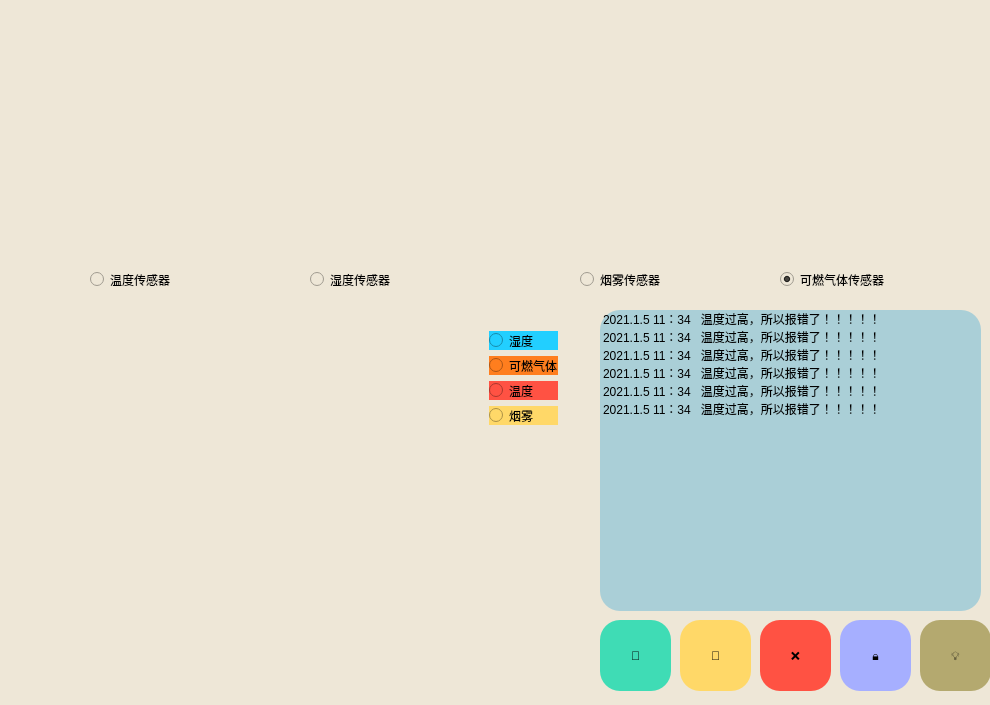
<?xml version="1.0" encoding="UTF-8"?>
<ui version="4.0">
 <class>Widget</class>
 <widget class="QWidget" name="Widget">
  <property name="geometry">
   <rect>
    <x>0</x>
    <y>0</y>
    <width>990</width>
    <height>705</height>
   </rect>
  </property>
  <property name="minimumSize">
   <size>
    <width>990</width>
    <height>705</height>
   </size>
  </property>
  <property name="maximumSize">
   <size>
    <width>990</width>
    <height>705</height>
   </size>
  </property>
  <property name="windowTitle">
   <string>我是你爸爸</string>
  </property>
  <property name="windowIcon">
   <iconset>
    <normaloff>:/new/prefix1/img/Baocuo1.jpg</normaloff>:/new/prefix1/img/Baocuo1.jpg</iconset>
  </property>
  <property name="styleSheet">
   <string notr="true">background-color: rgb(235, 220, 217);
background-color: qconicalgradient(cx:0.5, cy:0.5, angle:0, stop:0 rgba(35, 40, 3, 255), stop:0.16 rgba(136, 106, 22, 255), stop:0.225 rgba(166, 140, 41, 255), stop:0.285 rgba(204, 181, 74, 255), stop:0.345 rgba(235, 219, 102, 255), stop:0.415 rgba(245, 236, 112, 255), stop:0.52 rgba(209, 190, 76, 255), stop:0.57 rgba(187, 156, 51, 255), stop:0.635 rgba(168, 142, 42, 255), stop:0.695 rgba(202, 174, 68, 255), stop:0.75 rgba(218, 202, 86, 255), stop:0.815 rgba(208, 187, 73, 255), stop:0.88 rgba(187, 156, 51, 255), stop:0.935 rgba(137, 108, 26, 255), stop:1 rgba(35, 40, 3, 255));
background-color: rgb(238, 231, 215);
border-radius:20px;</string>
  </property>
  <widget class="QWidget" name="horizontalLayoutWidget">
   <property name="geometry">
    <rect>
     <x>10</x>
     <y>30</y>
     <width>971</width>
     <height>231</height>
    </rect>
   </property>
   <layout class="QHBoxLayout" name="horizontalLayout"/>
  </widget>
  <widget class="QListWidget" name="listWidget">
   <property name="geometry">
    <rect>
     <x>600</x>
     <y>310</y>
     <width>381</width>
     <height>301</height>
    </rect>
   </property>
   <property name="styleSheet">
    <string notr="true">background-color: rgb(170, 207, 215);

border-radius:20px;</string>
   </property>
   <item>
    <property name="text">
     <string>2021.1.5 11：34   温度过高，所以报错了！！！！！</string>
    </property>
    <property name="foreground">
     <brush brushstyle="NoBrush">
      <color alpha="255">
       <red>255</red>
       <green>255</green>
       <blue>255</blue>
      </color>
     </brush>
    </property>
   </item>
   <item>
    <property name="text">
     <string>2021.1.5 11：34   温度过高，所以报错了！！！！！</string>
    </property>
   </item>
   <item>
    <property name="text">
     <string>2021.1.5 11：34   温度过高，所以报错了！！！！！</string>
    </property>
    <property name="background">
     <brush brushstyle="NoBrush">
      <color alpha="255">
       <red>12</red>
       <green>0</green>
       <blue>2</blue>
      </color>
     </brush>
    </property>
    <property name="foreground">
     <brush brushstyle="NoBrush">
      <color alpha="255">
       <red>255</red>
       <green>126</green>
       <blue>30</blue>
      </color>
     </brush>
    </property>
   </item>
   <item>
    <property name="text">
     <string>2021.1.5 11：34   温度过高，所以报错了！！！！！</string>
    </property>
   </item>
   <item>
    <property name="text">
     <string>2021.1.5 11：34   温度过高，所以报错了！！！！！</string>
    </property>
   </item>
   <item>
    <property name="text">
     <string>2021.1.5 11：34   温度过高，所以报错了！！！！！</string>
    </property>
   </item>
  </widget>
  <widget class="QPushButton" name="pushButton">
   <property name="geometry">
    <rect>
     <x>600</x>
     <y>620</y>
     <width>71</width>
     <height>71</height>
    </rect>
   </property>
   <property name="mouseTracking">
    <bool>true</bool>
   </property>
   <property name="styleSheet">
    <string notr="true">background-color:rgb(63, 220, 181);

border-radius:20px;</string>
   </property>
   <property name="text">
    <string>🔨</string>
   </property>
   <property name="checkable">
    <bool>true</bool>
   </property>
  </widget>
  <widget class="QPushButton" name="pushButton_2">
   <property name="geometry">
    <rect>
     <x>680</x>
     <y>620</y>
     <width>71</width>
     <height>71</height>
    </rect>
   </property>
   <property name="styleSheet">
    <string notr="true">background-color:rgb(255, 216, 104);
border-radius:20px;</string>
   </property>
   <property name="text">
    <string>🚮</string>
   </property>
  </widget>
  <widget class="QPushButton" name="pushButton_3">
   <property name="geometry">
    <rect>
     <x>760</x>
     <y>620</y>
     <width>71</width>
     <height>71</height>
    </rect>
   </property>
   <property name="styleSheet">
    <string notr="true">background-color:rgb(255, 82, 67);

border-radius:20px;</string>
   </property>
   <property name="text">
    <string>❌</string>
   </property>
  </widget>
  <widget class="QPushButton" name="pushButton_4">
   <property name="geometry">
    <rect>
     <x>920</x>
     <y>620</y>
     <width>71</width>
     <height>71</height>
    </rect>
   </property>
   <property name="styleSheet">
    <string notr="true">
border-radius:20px;
background-color:rgb(180, 169, 111);</string>
   </property>
   <property name="text">
    <string>💡</string>
   </property>
  </widget>
  <widget class="QPushButton" name="pushButton_5">
   <property name="geometry">
    <rect>
     <x>840</x>
     <y>620</y>
     <width>71</width>
     <height>71</height>
    </rect>
   </property>
   <property name="styleSheet">
    <string notr="true">
background-color: rgb(166, 175, 255);
border-radius:20px;
</string>
   </property>
   <property name="text">
    <string>🔒</string>
   </property>
  </widget>
  <widget class="QRadioButton" name="radioButton_5">
   <property name="geometry">
    <rect>
     <x>90</x>
     <y>270</y>
     <width>115</width>
     <height>19</height>
    </rect>
   </property>
   <property name="text">
    <string>温度传感器</string>
   </property>
   <property name="checked">
    <bool>false</bool>
   </property>
  </widget>
  <widget class="QRadioButton" name="radioButton_6">
   <property name="geometry">
    <rect>
     <x>310</x>
     <y>270</y>
     <width>115</width>
     <height>19</height>
    </rect>
   </property>
   <property name="text">
    <string>湿度传感器</string>
   </property>
   <property name="checked">
    <bool>false</bool>
   </property>
  </widget>
  <widget class="QRadioButton" name="radioButton_7">
   <property name="geometry">
    <rect>
     <x>580</x>
     <y>270</y>
     <width>115</width>
     <height>19</height>
    </rect>
   </property>
   <property name="text">
    <string>烟雾传感器</string>
   </property>
   <property name="checked">
    <bool>false</bool>
   </property>
  </widget>
  <widget class="QRadioButton" name="radioButton_8">
   <property name="geometry">
    <rect>
     <x>780</x>
     <y>270</y>
     <width>131</width>
     <height>19</height>
    </rect>
   </property>
   <property name="text">
    <string>可燃气体传感器</string>
   </property>
   <property name="checked">
    <bool>true</bool>
   </property>
  </widget>
  <widget class="QWidget" name="widget_2" native="true">
   <property name="geometry">
    <rect>
     <x>9</x>
     <y>309</y>
     <width>571</width>
     <height>381</height>
    </rect>
   </property>
   <layout class="QGridLayout" name="gridLayout">
    <item row="0" column="1">
     <widget class="QWidget" name="widget" native="true">
      <layout class="QVBoxLayout" name="verticalLayout">
       <item>
        <widget class="QRadioButton" name="radioButton_2">
         <property name="styleSheet">
          <string notr="true">background-color: rgb(255, 255, 255);
background-color: rgb(34, 207, 255);</string>
         </property>
         <property name="text">
          <string>湿度</string>
         </property>
        </widget>
       </item>
       <item>
        <widget class="QRadioButton" name="radioButton_4">
         <property name="styleSheet">
          <string notr="true">background-color: rgb(255, 255, 255);
background-color: rgb(255, 126, 30);
border-radius:20px;
lineout:none;</string>
         </property>
         <property name="text">
          <string>可燃气体</string>
         </property>
        </widget>
       </item>
       <item>
        <widget class="QRadioButton" name="radioButton">
         <property name="styleSheet">
          <string notr="true">background-color: rgb(255, 255, 255);
background-color: rgb(255, 82, 67);</string>
         </property>
         <property name="text">
          <string>温度</string>
         </property>
        </widget>
       </item>
       <item>
        <widget class="QRadioButton" name="radioButton_3">
         <property name="styleSheet">
          <string notr="true">background-color: rgb(255, 255, 255);
background-color: rgb(255, 216, 104);</string>
         </property>
         <property name="text">
          <string>烟雾</string>
         </property>
        </widget>
       </item>
       <item>
        <spacer name="verticalSpacer">
         <property name="orientation">
          <enum>Qt::Vertical</enum>
         </property>
         <property name="sizeHint" stdset="0">
          <size>
           <width>20</width>
           <height>40</height>
          </size>
         </property>
        </spacer>
       </item>
      </layout>
     </widget>
    </item>
    <item row="0" column="0">
     <spacer name="horizontalSpacer">
      <property name="orientation">
       <enum>Qt::Horizontal</enum>
      </property>
      <property name="sizeHint" stdset="0">
       <size>
        <width>40</width>
        <height>20</height>
       </size>
      </property>
     </spacer>
    </item>
   </layout>
  </widget>
  <zorder>horizontalLayoutWidget</zorder>
  <zorder>listWidget</zorder>
  <zorder>pushButton</zorder>
  <zorder>pushButton_2</zorder>
  <zorder>pushButton_3</zorder>
  <zorder>pushButton_4</zorder>
  <zorder>pushButton_5</zorder>
  <zorder>radioButton_5</zorder>
  <zorder>radioButton_6</zorder>
  <zorder>radioButton_7</zorder>
  <zorder>radioButton_8</zorder>
  <zorder>radioButton_3</zorder>
  <zorder>radioButton_2</zorder>
  <zorder>radioButton</zorder>
  <zorder>radioButton_4</zorder>
  <zorder>widget_2</zorder>
 </widget>
 <layoutdefault spacing="6" margin="11"/>
 <resources>
  <include location="picture.qrc"/>
 </resources>
 <connections/>
</ui>
